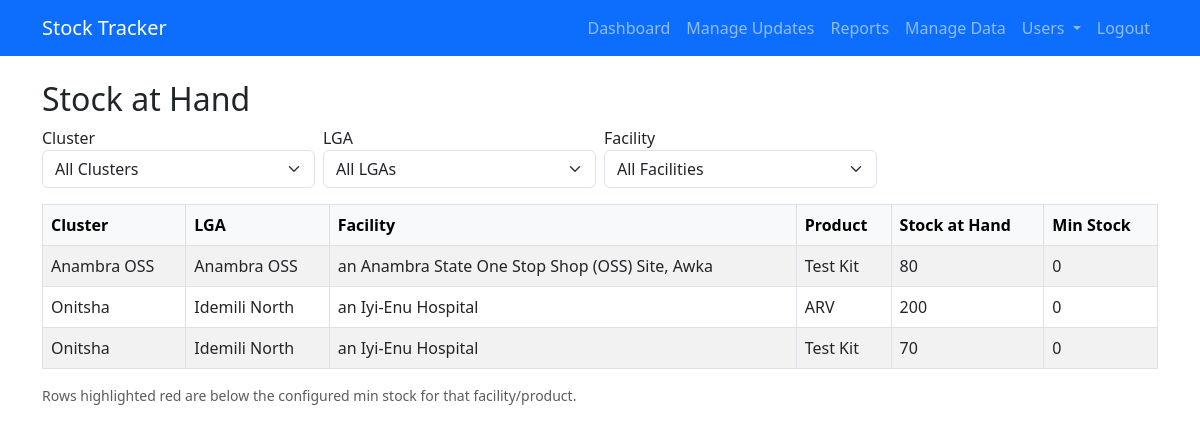
The app's page /facility_soh (signed in) with its own data.
### models.py (models this page shows, shortened)
class Facility(db.Model):
    id = db.Column(db.Integer, primary_key=True)
    name = db.Column(db.String(150), nullable=False)
    lga_id = db.Column(db.Integer, db.ForeignKey('lga.id'), nullable=False)
    facility_products = db.relationship('FacilityProduct', backref='facility', lazy=True)
    transactions = db.relationship('StockTransaction', backref='facility', lazy=True)

class LGA(db.Model):
    id = db.Column(db.Integer, primary_key=True)
    name = db.Column(db.String(100), nullable=False)
    cluster_id = db.Column(db.Integer, db.ForeignKey('cluster.id'), nullable=False)
    facilities = db.relationship('Facility', backref='lga', lazy=True)

### app.py (the view, shortened to what this page needs)
@app.route('/facility_soh')
def facility_soh():
    cluster_id = request.args.get('cluster')
    lga_id = request.args.get('lga')
    facility_id = request.args.get('facility')
    base_sql = """
        SELECT c.name AS cluster,
               l.id   AS lga_id,
               l.name AS lga,
               f.id   AS facility_id,
               f.name AS facility,
               p.name AS product,
               COALESCE(fp.min_stock, 0) AS min_stock,
               SUM(
                   CASE
                       WHEN st.transaction_type IN ('Received','Opening') THEN st.quantity
                       WHEN st.transaction_type IN ('Issued','Lost','Damaged','Expired') THEN -st.quantity
                       WHEN st.transaction_type='Adjusted' THEN st.quantity
                       ELSE 0
                   END
               ) AS stock_at_hand
        FROM stock_transaction st
        JOIN facility f ON st.facility_id = f.id
        JOIN lga l ON f.lga_id = l.id
        JOIN cluster c ON l.cluster_id = c.id
        JOIN product p ON st.product_id = p.id
        LEFT JOIN facility_product fp ON fp.facility_id = f.id AND fp.product_id = p.id
        WHERE 1=1
    """
    filters = []
    params = {}
    if cluster_id:
        filters.append("AND l.cluster_id = :cluster_id")
        params["cluster_id"] = cluster_id
    if lga_id:
        filters.append("AND f.lga_id = :lga_id")
        params["lga_id"] = lga_id
    if facility_id:
        filters.append("AND f.id = :facility_id")
        params["facility_id"] = facility_id
    sql = text(base_sql + " ".join(filters) + """
        GROUP BY c.name, l.id, l.name, f.id, f.name, p.name, fp.min_stock
        HAVING stock_at_hand IS NOT NULL AND stock_at_hand != 0
        ORDER BY c.name, l.name, f.name, p.name
    """)
    result = db.session.execute(sql, params).mappings().all()
    results = [{
        'cluster': r.get('cluster','N/A'),
        'lga': r.get('lga','N/A'),
        'facility': r.get('facility','N/A'),
        'product': r.get('product','N/A'),
        'min_stock': int(r.get('min_stock') or 0),
        'stock_at_hand': int(r.get('stock_at_hand') or 0)
    } for r in result]
    if current_user.role == 'super':
        clusters = Cluster.query.order_by(Cluster.name).all()
        lgas = LGA.query.filter_by(cluster_id=cluster_id).order_by(LGA.name).all() if cluster_id else []
        facilities = Facility.query.filter_by(lga_id=lga_id).order_by(Facility.name).all() if lga_id else []
    elif current_user.role == 'cluster':
        clusters = Cluster.query.filter_by(id=current_user.cluster_id).all()
        lgas = LGA.query.filter_by(cluster_id=current_user.cluster_id).order_by(LGA.name).all()
        facilities = Facility.query.filter_by(lga_id=lga_id).order_by(Facility.name).all() if lga_id else []
    elif current_user.role == 'lga':
        clusters = Cluster.query.filter_by(id=cluster_id).all()
        lgas = LGA.query.filter_by(id=current_user.lga_id).all()
        facilities = Facility.query.filter_by(lga_id=lga_id).order_by(Facility.name).all() if lga_id else []
    elif current_user.role == 'facility':
        clusters = Cluster.query.filter_by(id=cluster_id).all()
        lgas = LGA.query.filter_by(id=lga_id).all()
        facilities = Facility.query.filter_by(id=current_user.facility_id).all()
    return render_template(
        'facility_soh.html',
        results=results,
        clusters=clusters,
        lgas=lgas,
        facilities=facilities,
        selected_cluster=cluster_id,
        selected_lga=lga_id,
        selected_facility=facility_id
    )

### app.py (called while the page is built)
@login_manager.user_loader
def load_user(user_id):
    return User.query.get(int(user_id))

### templates/facility_soh.html (shortened to what this page needs)
{% extends 'base.html' %}
{% block content %}
<h2>Stock at Hand</h2>
<form method="get" class="row g-2 mb-3">
  <div class="col-md-3">
    <label>Cluster</label>
    <select name="cluster" class="form-select" onchange="this.form.submit()">
      <option value="">All Clusters</option>
    </select>
  </div>
  <div class="col-md-3">
    <label>LGA</label>
    <select name="lga" class="form-select" onchange="this.form.submit()">
      <option value="">All LGAs</option>
    </select>
  </div>
  <div class="col-md-3">
    <label>Facility</label>
    <select name="facility" class="form-select" onchange="this.form.submit()">
      <option value="">All Facilities</option>
    </select>
  </div>
</form>
<div class="table-responsive">
<table class="table table-bordered table-striped">
  <thead class="table-light">
    <tr>
      <th>Cluster</th>
      <th>LGA</th>
      <th>Facility</th>
      <th>Product</th>
      <th>Stock at Hand</th>
      <th>Min Stock</th>
    </tr>
  </thead>
  <tbody>
    {% for row in results %}
    <tr class="{% if row.stock_at_hand < row.min_stock %}table-danger{% endif %}">
      <td>{{ row.cluster }}</td>
      <td>{{ row.lga }}</td>
      <td>{{ row.facility }}</td>
      <td>{{ row.product }}</td>
      <td>{{ "{:,}".format(row.stock_at_hand) }}</td>
      <td>{{ "{:,}".format(row.min_stock) }}</td>
    </tr>
    {% endfor %}
  </tbody>
</table>
</div>
<p class="text-muted small">
  Rows highlighted red are below the configured min stock for that facility/product.
</p>
{% endblock %}

### records on screen
Facility: cluster "Anambra OSS", lga "Anambra OSS", facility "an Anambra State One Stop Shop (OSS) Site, Awka", product "Test Kit", stock_at_hand "80", min_stock "0"
Facility: cluster "Onitsha", lga "Idemili North", facility "an Iyi-Enu Hospital", product "ARV", stock_at_hand "200", min_stock "0", product "Test Kit", stock_at_hand "70"
